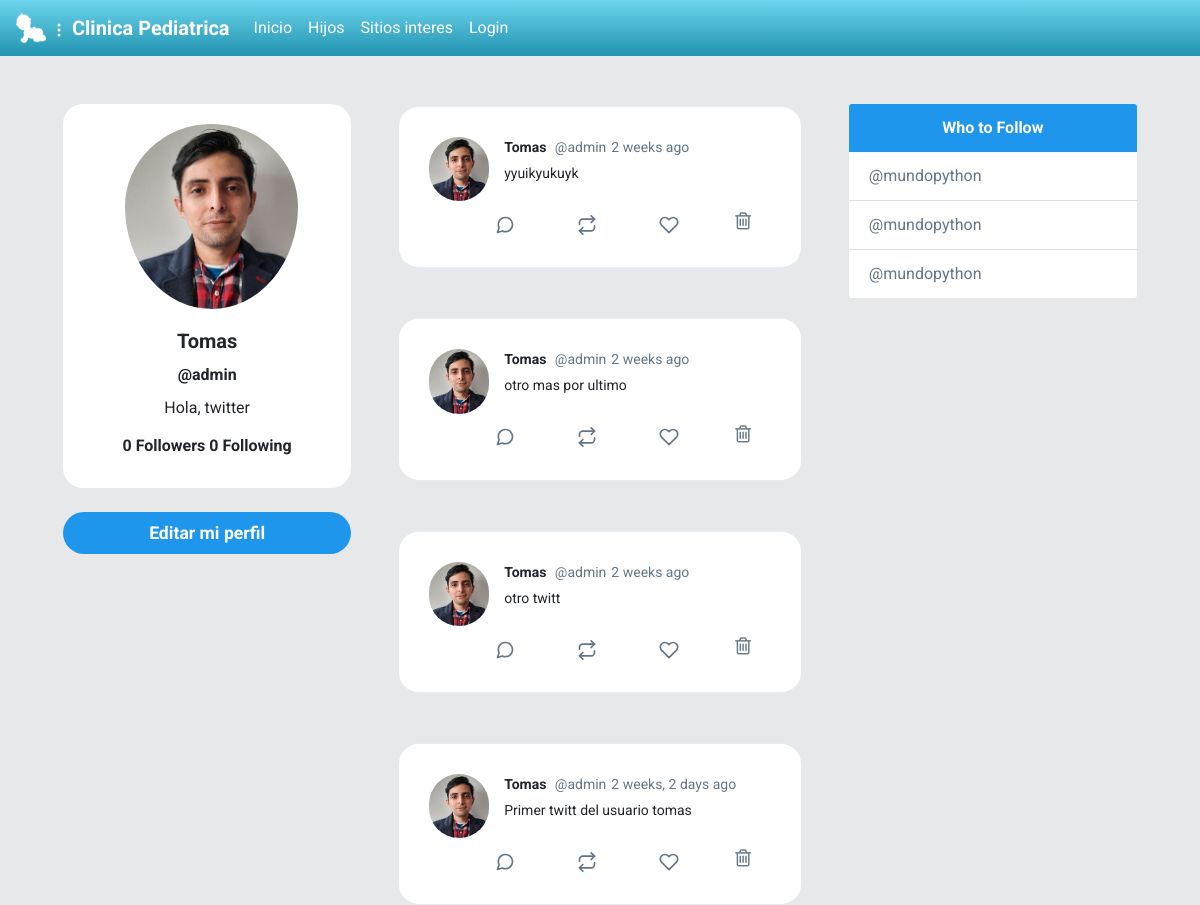
Page /profile/admin/ on the committed database.
### twitter/models.py (models this page shows, shortened)
class Profile(models.Model):
	user = models.OneToOneField(User, on_delete=models.CASCADE)
	bio = models.CharField(default='Hola, twitter', max_length=100)
	image = models.ImageField(default='default.png')
	def following(self):
		user_ids = Relationship.objects.filter(from_user=self.user)\
									.values_list('to_user_id', flat=True)
		return User.objects.filter(id__in=user_ids)
	def followers(self):
		user_ids = Relationship.objects.filter(to_user=self.user)\
									.values_list('from_user_id', flat=True)
		return User.objects.filter(id__in=user_ids)

class Post(models.Model):
	timestamp = models.DateTimeField(default=timezone.now)
	content = models.TextField()
	user = models.ForeignKey(User, on_delete=models.CASCADE, related_name='posts')
	class Meta:
		ordering = ['-timestamp']

### twitter/views.py (the view)
# urls.py: path('profile/<str:username>/', views.profile, name='profile'),
def profile(request, username):
	user = User.objects.get(username=username)
	posts = user.posts.all()
	context = {'user':user, 'posts':posts}
	return render(request, 'twitter/profile.html', context)

### twitter/templates/twitter/profile.html (shortened to what this page needs)
{% extends 'twitter/layout.html' %}
{% load humanize %}
{% block content %}
    <div id="main" class="container-fluid d-flex">
        <div class="sidebar m-5 d-none d-md-block">
            <div class="">
                <div class="card " style="width: 18rem; text-align:center;border-radius: 20px;">
                    <img class="card-img-top rounded-circle"
                        style="width:60%; position: relative;left: 62px;padding-top: 20px;"
                        src="{{ user.profile.image.url }}" alt="Card image cap">
                    <div class="card-body">
                        <h5 class="card-title font-weight-bold">{{ user.first_name }}</h5>
                        <h6 class="card-title font-weight-bold">@{{ user }}</h6>
                        <p class="card-text">{{ user.profile.bio }}</p>
                        <h6 class="card-title font-weight-bold">
                        {{ user.profile.followers.count }} Followers
                        {{ user.profile.following.count }} Following
                        </h6>
                    </div>
                </div>
                <a href="{% url 'editar' %}" id="addATweetLeft" onclick="addTweet()" type="button"
                style="border-radius: 30px; font-size: 1.1rem; font-weight:bold;"
                class="btn btn-lg btn-block mt-4 text-white ">Editar mi perfil</a>
            </div>
        </div>
        <div class="content">
            {% for post in posts %}
            <div id="tweetCards">
                <div class="tweet-wrap" style="border-radius:20px">
                    <div class="tweet-header">
                        <img src="{{ post.user.profile.image.url }}"
                            alt="" class="avator">
                        <div class="tweet-header-info">
                            {{ post.user.first_name }} <span>@{{ post.user }}</span><span>{{ post.timestamp|naturaltime }}
                            </span>
                            <p>{{ post.content }}</p>
                        </div>
                    </div>
                    <div class="tweet-info-counts">
                        <div class="comments">
                            <button style="background: white; border: none;">
                            </button>
                        </div>
                        <div class="retweets">
                            <button style="background: white; border: none;">
                        </button>
                        </div>
                        <div class="likes">
                            <button style="background: white; border: none;">
                            </button>
                        </div>
                        <div class="trash">
                            <a href="#" style="background: white; border: none;">
                                <i class="fa fa-trash-o" style="color:#657786; font-size: 20px" aria-hidden="true"></i>
                            </a>
                        </div>
                    </div>
                </div>
            </div>
            {% endfor %}
        </div>
        <div class="sidebar m-5 d-none d-xl-block">
            <div class="card" style="width: 18rem;">
                <div class="card-header">
                    Who to Follow
                </div>
                <ul class="list-group list-group-flush">
                    <li class="list-group-item"><a href="#" style="text-decoration: none;color: #657787;">@mundopython</a></li>
                    <li class="list-group-item"><a href="#" style="text-decoration: none;color: #657787;">@mundopython</a></li>
                    <li class="list-group-item"><a href="#" style="text-decoration: none;color: #657787;">@mundopython</a></li>
                </ul>
            </div>
        </div>
    </div>
{% endblock content %}

### twitter/static/css/style.css (style rules this page uses)
body { background: #E6E8E9; ; font-family: 'Asap', sans-serif; font-family: 'Roboto', sans-serif; }
img { max-width: 100%; }
.avator { border-radius: 100px; width: 60px; margin-right: 15px; }
.card { border: none; }
.card-header { background-color: #1E96EB ; color: white; text-align: center; font-weight: bold; border: none; }
#main { justify-content: center; }
.tweet-wrap { max-width: 490px; background: #fff; margin: 0 auto; margin-top: 50px; border-radius: 3px; padding: 30px; border-bottom: 1px solid #e6ecf0; border-top: 1px solid #e6ecf0; }
.tweet-header { display: flex; align-items: flex-start; font-size: 14px; }
.tweet-header-info { font-weight: bold; }
.tweet-header-info span { color: #657786; font-weight: normal; margin-left: 5px; }
.tweet-header-info p { font-weight: normal; margin-top: 5px; }
.tweet-info-counts { display: flex; margin-left: 60px; margin-top: 10px; }
.tweet-info-counts div { display: flex; margin-right: 20px; }
.tweet-info-counts div svg { color: #657786; margin-right: 10px; }
.btn { background-color: #1E96EB ; border-style: none; font-weight: bold; color: white; }
a:link { color: #1E96EB ; text-decoration: none; }

### rows in the picture
Post: user.profile.image (picture), user.first_name "Tomas", user "admin", timestamp "2 weeks ago", content "yyuikyukuyk"
Post: user.profile.image (picture), user.first_name "Tomas", user "admin", timestamp "2 weeks ago", content "otro mas por ultimo"
Post: user.profile.image (picture), user.first_name "Tomas", user "admin", timestamp "2 weeks ago", content "otro twitt"
Post: user.profile.image (picture), user.first_name "Tomas", user "admin", timestamp "2 weeks, 2 days ago", content "Primer twitt del usuario tomas"

### other values in the picture
{{ user.first_name }} "Tomas"
{{ user }} "admin"
{{ user.profile.bio }} "Hola, twitter"
{{ user.profile.followers.count }} "0"
{{ user.profile.following.count }} "0"
